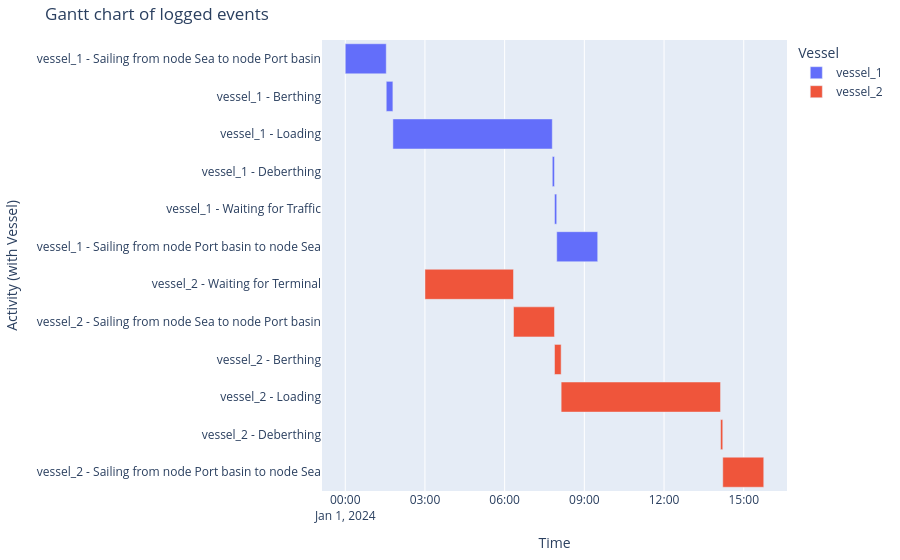

Here is the notebook cell this chart was saved with:
### Markdown cell above
###### Vessel processes
And the Gantt chart

### Code cell
df_eventtable = logbook2eventtable([vessel_1, vessel_2])
generate_vessel_gantt_chart(df_eventtable)

### Figure 1 — Plotly figure (JSON) as saved in the notebook; plotly's stock layout.template omitted (floating-point values rounded to 4 significant figures)
{"data": [{"base": ["2024-01-01T00:00:00.000000", "2024-01-01T01:32:36.000000", "2024-01-01T01:47:36.000000", "2024-01-01T07:47:36.000000", "2024-01-01T07:52:36.000000", "2024-01-01T07:57:36.000000"], "hovertemplate": "object name=vessel_1<br>start time=%{base}<br>stop time=%{x}<br>activity label=%{y}<extra></extra>", "legendgroup": "vessel_1", "marker": {"color": "#636efa", "pattern": {"shape": ""}}, "name": "vessel_1", "orientation": "h", "showlegend": true, "textposition": "auto", "type": "bar", "x": [5556000, 900000, 21600000, 300000, 300000, 5555000], "xaxis": "x", "y": ["vessel_1 - Sailing from node Sea to node Port basin", "vessel_1 - Berthing", "vessel_1 - Loading", "vessel_1 - Deberthing", "vessel_1 - Waiting for Traffic", "vessel_1 - Sailing from node Port basin to node Sea"], "yaxis": "y"}, {"base": ["2024-01-01T03:00:00.000000", "2024-01-01T06:20:00.000000", "2024-01-01T07:52:36.000000", "2024-01-01T08:07:36.000000", "2024-01-01T14:07:36.000000", "2024-01-01T14:12:36.000000"], "hovertemplate": "object name=vessel_2<br>start time=%{base}<br>stop time=%{x}<br>activity label=%{y}<extra></extra>", "legendgroup": "vessel_2", "marker": {"color": "#EF553B", "pattern": {"shape": ""}}, "name": "vessel_2", "orientation": "h", "showlegend": true, "textposition": "auto", "type": "bar", "x": [12000000, 5556000, 900000, 21600000, 300000, 5555000], "xaxis": "x", "y": ["vessel_2 - Waiting for Terminal", "vessel_2 - Sailing from node Sea to node Port basin", "vessel_2 - Berthing", "vessel_2 - Loading", "vessel_2 - Deberthing", "vessel_2 - Sailing from node Port basin to node Sea"], "yaxis": "y"}], "layout": {"barmode": "overlay", "legend": {"title": {"text": "Vessel"}, "tracegroupgap": 0}, "margin": {"b": 20, "l": 20, "r": 20, "t": 40}, "title": {"text": "Gantt chart of logged events"}, "xaxis": {"anchor": "y", "domain": [0, 1], "title": {"text": "Time"}, "type": "date"}, "yaxis": {"anchor": "x", "autorange": "reversed", "domain": [0, 1], "title": {"text": "Activity (with Vessel)"}}}}
